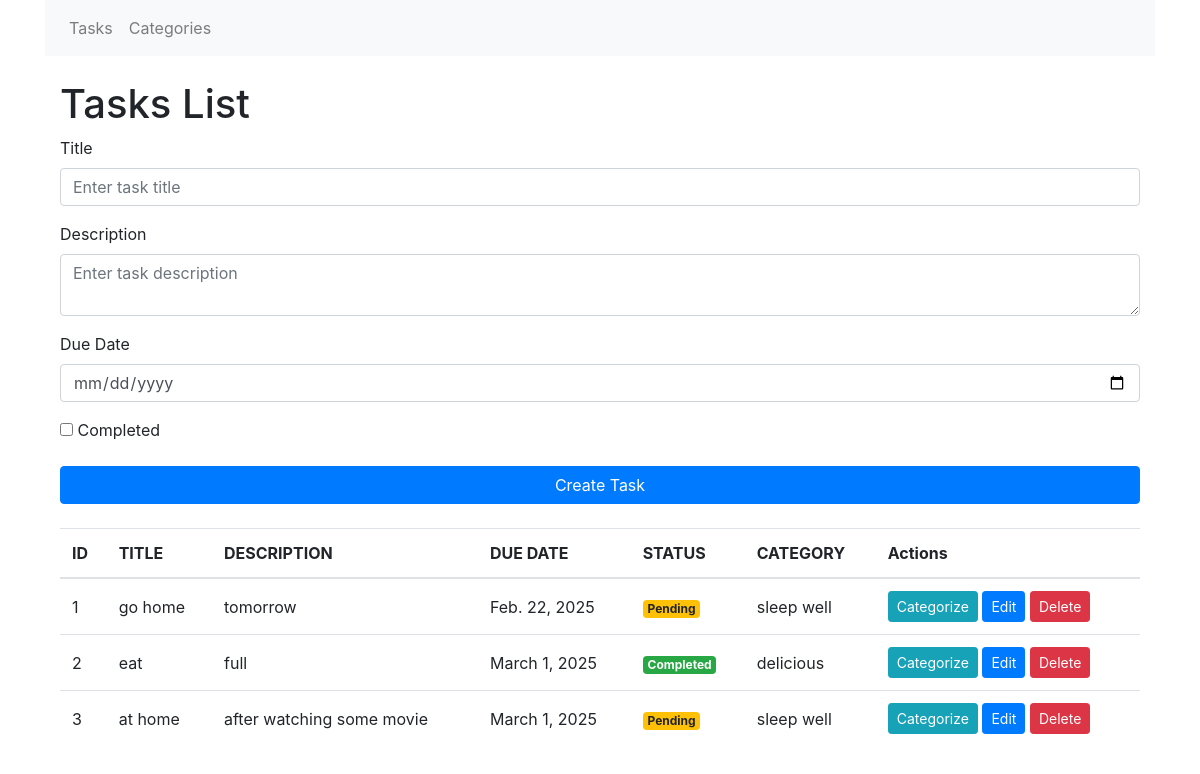
The page / on the database its author committed.
### todos/models.py (models this page shows, shortened)
class Todo(models.Model):
    title = models.CharField(max_length=100)
    description = models.CharField(max_length=255, blank=True, null=True)
    due_date = models.DateField()
    status = models.BooleanField(default=False)
    todo_list = models.ForeignKey(TodoList, on_delete=models.CASCADE, related_name='todos', null=True, blank=True)

class TodoList(models.Model):
    title = models.CharField(max_length=100)
    description = models.CharField(max_length=255, blank=True, null=True)

### todos/views.py (the view)
# urls.py: path('', TodoListView.as_view(), name='todo-list'),
class TodoListView(ListView):
    model = Todo
    template_name = 'todos/todo_list.html'
    context_object_name = 'todos'

### todos/templates/todos/todo_list.html (shortened to what this page needs)
{% extends 'todos/base.html' %}
{% block content %}
<div class="container">
    <h1>Tasks List</h1>
    <div class="mb-4">
        <form method="post" action="{% url 'todo-create' %}">
            <div class="form-group">
                <label>Title</label>
                <input type="text" name="title" class="form-control" placeholder="Enter task title">
            </div>
            <div class="form-group">
                <label>Description</label>
                <textarea name="description" class="form-control" placeholder="Enter task description"></textarea>
            </div>
            <div class="form-group">
                <label>Due Date</label>
                <input type="date" name="due_date" class="form-control">
            </div>
            <div class="form-group">
                <label>
                    <input type="checkbox" name="status"> Completed
                </label>
            </div>
            <button type="submit" class="btn btn-primary btn-block">Create Task</button>
        </form>
    </div>
    <table class="table">
        <thead>
            <tr>
                <th>ID</th>
                <th>TITLE</th>
                <th>DESCRIPTION</th>
                <th>DUE DATE</th>
                <th>STATUS</th>
                <th>CATEGORY</th>
                <th>Actions</th>
            </tr>
        </thead>
        <tbody>
            {% for todo in todos %}
            <tr>
                <td>{{ todo.id }}</td>
                <td>{{ todo.title }}</td>
                <td>{{ todo.description }}</td>
                <td>{{ todo.due_date }}</td>
                <td>
                    {% if todo.status %}
                        <span class="badge badge-success">Completed</span>
                    {% else %}
                        <span class="badge badge-warning">Pending</span>
                    {% endif %}
                </td>
                <td>{{ todo.todo_list.title|default:"Uncategorized" }}</td>
                <td>
                    <a href="{% url 'categorize-todo' todo.id %}" class="btn btn-info btn-sm">Categorize</a>
                    <a href="{% url 'edit-todo' todo.id %}" class="btn btn-primary btn-sm">Edit</a>
                    <a href="{% url 'delete-todo' todo.id %}" class="btn btn-danger btn-sm">Delete</a>
                </td>
            </tr>
            {% endfor %}
        </tbody>
    </table>
</div>
{% endblock %}

### todos/templates/todos/base.html (style rules this page uses)
.btn-block { width: 100%; }
.form-group { margin-bottom: 1rem; }
.table td, .table th { vertical-align: middle; }

### rows shown on the page
Todo: id "1", title "go home", description "tomorrow", due_date "Feb. 22, 2025", status "Pending", todo_list "sleep well"
Todo: id "2", title "eat", description "full", due_date "March 1, 2025", status "Completed", todo_list "delicious"
Todo: id "3", title "at home", description "after watching some movie", due_date "March 1, 2025", status "Pending", todo_list "sleep well"
